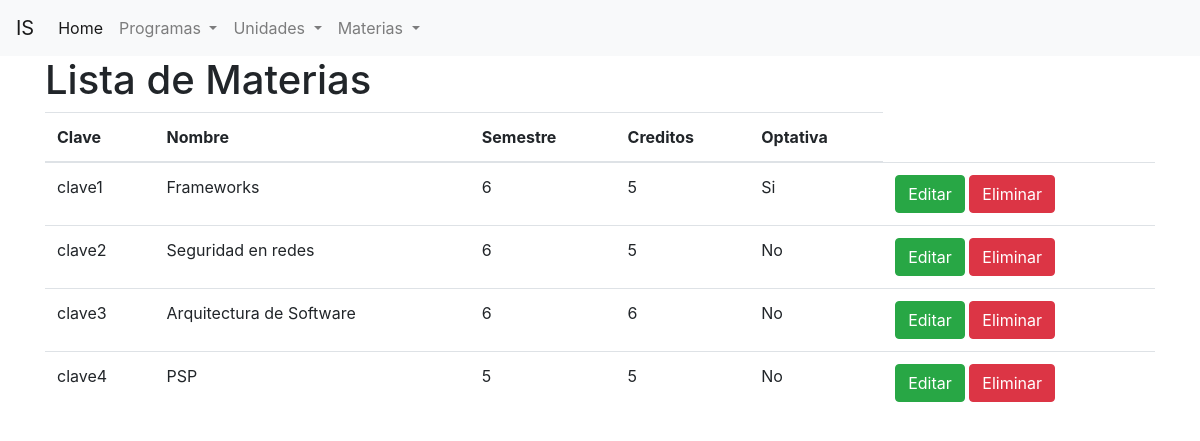
Screenshot of /materias/ with the database file from the repository.
### materias/models.py (models this page shows, shortened)
class Materia(models.Model):
    clave = models.CharField(primary_key = True , max_length=10)
    nombre = models.CharField(max_length=100)
    creditos = models.SmallIntegerField('Créditos')
    semestre = models.CharField(max_length=2, choices = SEMESTRE)
    optativa = models.BooleanField(default=False)

### materias/views.py (the view)
# urls.py: path('', views.ListaMaterias.as_view(), name = 'lista_materias'),
class ListaMaterias(ListView):
    model = Materia

### materias/templates/materias/materia_list.html (shortened to what this page needs)
{% extends 'base.html' %}
{% block contenido %}
    <h1> Lista de Materias</h1>
    <table class="table">
        <thead>
            <tr>
                <th>Clave</th>
                <th>Nombre</th>
                <th>Semestre</th>
                <th>Creditos</th>
                <th>Optativa</th>
            </tr>
        </thead>
        <tbody>
            {% for materia in object_list %}
                <tr>
                    <td> {{materia.clave}}</td>
                    <td> {{materia.nombre}}</td>
                    <td> {{materia.semestre}}</td>
                    <td> {{materia.creditos}}</td>
                    <td> {% if materia.optativa == True %}
                            Si
                         {% else %}
                            No
                         {% endif %}
                    </td>
                    <td>
                        <a class="btn btn-success" href="{% url 'editar_materia' materia.clave %}"> Editar</a>
                        <a class="btn btn-danger" href="{% url 'eliminar_materia' materia.clave %}"> Eliminar</a>
                    </td>
                </tr>
            {% endfor %}
        </tbody>
    </table>
    <br>
</body>
</html>
{% endblock contenido %}

### rows the page displays
Materia: clave "clave1", nombre "Frameworks", semestre "6", creditos "5", optativa "Si"
Materia: clave "clave2", nombre "Seguridad en redes", semestre "6", creditos "5", optativa "No"
Materia: clave "clave3", nombre "Arquitectura de Software", semestre "6", creditos "6", optativa "No"
Materia: clave "clave4", nombre "PSP", semestre "5", creditos "5", optativa "No"
